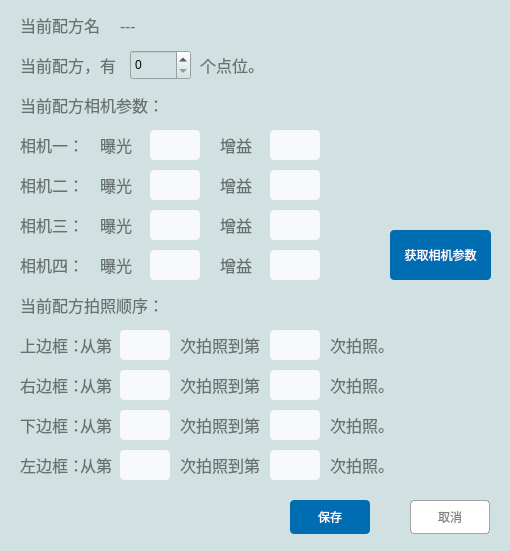
    <widget class="QWidget" name="dataWidget" native="true">
     <property name="geometry">
      <rect>
       <x>910</x>
       <y>90</y>
       <width>510</width>
       <height>551</height>
      </rect>
     </property>
     <property name="styleSheet">
      <string notr="true">background-color: #d1e0e0;</string>
     </property>
     <widget class="QLabel" name="label_81">
      <property name="geometry">
       <rect>
        <x>20</x>
        <y>10</y>
        <width>91</width>
        <height>30</height>
       </rect>
      </property>
      <property name="font">
       <font>
        <family>Microsoft YaHei</family>
        <pointsize>12</pointsize>
       </font>
      </property>
      <property name="styleSheet">
       <string notr="true">color: rgba(0,0,0,0.5);</string>
      </property>
      <property name="text">
       <string>当前配方名</string>
      </property>
     </widget>
     <widget class="QLabel" name="label_96">
      <property name="geometry">
       <rect>
        <x>20</x>
        <y>50</y>
        <width>101</width>
        <height>30</height>
       </rect>
      </property>
      <property name="font">
       <font>
        <family>Microsoft YaHei</family>
        <pointsize>12</pointsize>
       </font>
      </property>
      <property name="styleSheet">
       <string notr="true">color: rgba(0,0,0,0.5);</string>
      </property>
      <property name="text">
       <string>当前配方，有</string>
      </property>
     </widget>
     <widget class="QLabel" name="label_98">
      <property name="geometry">
       <rect>
        <x>200</x>
        <y>50</y>
        <width>91</width>
        <height>30</height>
       </rect>
      </property>
      <property name="font">
       <font>
        <family>Microsoft YaHei</family>
        <pointsize>12</pointsize>
       </font>
      </property>
      <property name="styleSheet">
       <string notr="true">color: rgba(0,0,0,0.5);</string>
      </property>
      <property name="text">
       <string>个点位。</string>
      </property>
     </widget>
     <widget class="QLabel" name="label_name">
      <property name="geometry">
       <rect>
        <x>120</x>
        <y>10</y>
        <width>371</width>
        <height>30</height>
       </rect>
      </property>
      <property name="font">
       <font>
        <family>Microsoft YaHei</family>
        <pointsize>12</pointsize>
       </font>
      </property>
      <property name="styleSheet">
       <string notr="true">color: rgba(0,0,0,0.5);</string>
      </property>
      <property name="text">
       <string>---</string>
      </property>
     </widget>
     <widget class="QPushButton" name="ButtonSave">
      <property name="geometry">
       <rect>
        <x>290</x>
        <y>500</y>
        <width>80</width>
        <height>34</height>
       </rect>
      </property>
      <property name="styleSheet">
       <string notr="true">background: #006db2;
border-radius: 4px;
color: white;</string>
      </property>
      <property name="text">
       <string>保存</string>
      </property>
     </widget>
     <widget class="QPushButton" name="ButtonCancel">
      <property name="geometry">
       <rect>
        <x>410</x>
        <y>500</y>
        <width>80</width>
        <height>34</height>
       </rect>
      </property>
      <property name="styleSheet">
       <string notr="true">background: white;
border: 1px solid rgba(0,0,0,0.3);
border-radius: 4px;
color: rgba(0,0,0,0.5);</string>
      </property>
      <property name="text">
       <string>取消</string>
      </property>
     </widget>
     <widget class="QSpinBox" name="spinBox">
      <property name="geometry">
       <rect>
        <x>130</x>
        <y>50</y>
        <width>61</width>
        <height>30</height>
       </rect>
      </property>
     </widget>
     <widget class="QLineEdit" name="lineEditE4">
      <property name="geometry">
       <rect>
        <x>150</x>
        <y>250</y>
        <width>50</width>
        <height>30</height>
       </rect>
      </property>
      <property name="styleSheet">
       <string notr="true">background: #f7f9fa;
border-radius: 4px;
padding-left: 2px;
font-size: 14px;
color: rgba(0,0,0,0.8);</string>
      </property>
     </widget>
     <widget class="QLabel" name="label_103">
      <property name="geometry">
       <rect>
        <x>220</x>
        <y>210</y>
        <width>40</width>
        <height>30</height>
       </rect>
      </property>
      <property name="font">
       <font>
        <family>Microsoft YaHei</family>
        <pointsize>12</pointsize>
       </font>
      </property>
      <property name="styleSheet">
       <string notr="true">color: rgba(0,0,0,0.5);</string>
      </property>
      <property name="text">
       <string>增益</string>
      </property>
     </widget>
     <widget class="QLabel" name="label_100">
      <property name="geometry">
       <rect>
        <x>220</x>
        <y>170</y>
        <width>40</width>
        <height>30</height>
       </rect>
      </property>
      <property name="font">
       <font>
        <family>Microsoft YaHei</family>
        <pointsize>12</pointsize>
       </font>
      </property>
      <property name="styleSheet">
       <string notr="true">color: rgba(0,0,0,0.5);</string>
      </property>
      <property name="text">
       <string>增益</string>
      </property>
     </widget>
     <widget class="QLabel" name="label_83">
      <property name="geometry">
       <rect>
        <x>20</x>
        <y>130</y>
        <width>60</width>
        <height>30</height>
       </rect>
      </property>
      <property name="font">
       <font>
        <family>Microsoft YaHei</family>
        <pointsize>12</pointsize>
       </font>
      </property>
      <property name="styleSheet">
       <string notr="true">color: rgba(0,0,0,0.5);</string>
      </property>
      <property name="text">
       <string>相机一：</string>
      </property>
     </widget>
     <widget class="QLineEdit" name="lineEditG4">
      <property name="geometry">
       <rect>
        <x>270</x>
        <y>250</y>
        <width>50</width>
        <height>30</height>
       </rect>
      </property>
      <property name="styleSheet">
       <string notr="true">background: #f7f9fa;
border-radius: 4px;
padding-left: 2px;
font-size: 14px;
color: rgba(0,0,0,0.8);</string>
      </property>
     </widget>
     <widget class="QLabel" name="label_106">
      <property name="geometry">
       <rect>
        <x>20</x>
        <y>170</y>
        <width>60</width>
        <height>30</height>
       </rect>
      </property>
      <property name="font">
       <font>
        <family>Microsoft YaHei</family>
        <pointsize>12</pointsize>
       </font>
      </property>
      <property name="styleSheet">
       <string notr="true">color: rgba(0,0,0,0.5);</string>
      </property>
      <property name="text">
       <string>相机二：</string>
      </property>
     </widget>
     <widget class="QLineEdit" name="lineEditG2">
      <property name="geometry">
       <rect>
        <x>270</x>
        <y>170</y>
        <width>50</width>
        <height>30</height>
       </rect>
      </property>
      <property name="styleSheet">
       <string notr="true">background: #f7f9fa;
border-radius: 4px;
padding-left: 2px;
font-size: 14px;
color: rgba(0,0,0,0.8);</string>
      </property>
     </widget>
     <widget class="QLineEdit" name="lineEditE2">
      <property name="geometry">
       <rect>
        <x>150</x>
        <y>170</y>
        <width>50</width>
        <height>30</height>
       </rect>
      </property>
      <property name="styleSheet">
       <string notr="true">background: #f7f9fa;
border-radius: 4px;
padding-left: 2px;
font-size: 14px;
color: rgba(0,0,0,0.8);</string>
      </property>
     </widget>
     <widget class="QLabel" name="label_97">
      <property name="geometry">
       <rect>
        <x>20</x>
        <y>210</y>
        <width>60</width>
        <height>30</height>
       </rect>
      </property>
      <property name="font">
       <font>
        <family>Microsoft YaHei</family>
        <pointsize>12</pointsize>
       </font>
      </property>
      <property name="styleSheet">
       <string notr="true">color: rgba(0,0,0,0.5);</string>
      </property>
      <property name="text">
       <string>相机三：</string>
      </property>
     </widget>
     <widget class="QLabel" name="label_101">
      <property name="geometry">
       <rect>
        <x>100</x>
        <y>210</y>
        <width>40</width>
        <height>30</height>
       </rect>
      </property>
      <property name="font">
       <font>
        <family>Microsoft YaHei</family>
        <pointsize>12</pointsize>
       </font>
      </property>
      <property name="styleSheet">
       <string notr="true">color: rgba(0,0,0,0.5);</string>
      </property>
      <property name="text">
       <string>曝光</string>
      </property>
     </widget>
     <widget class="QLabel" name="label_95">
      <property name="geometry">
       <rect>
        <x>100</x>
        <y>170</y>
        <width>40</width>
        <height>30</height>
       </rect>
      </property>
      <property name="font">
       <font>
        <family>Microsoft YaHei</family>
        <pointsize>12</pointsize>
       </font>
      </property>
      <property name="styleSheet">
       <string notr="true">color: rgba(0,0,0,0.5);</string>
      </property>
      <property name="text">
       <string>曝光</string>
      </property>
     </widget>
     <widget class="QLabel" name="label_104">
      <property name="geometry">
       <rect>
        <x>220</x>
        <y>250</y>
        <width>40</width>
        <height>30</height>
       </rect>
      </property>
      <property name="font">
       <font>
        <family>Microsoft YaHei</family>
        <pointsize>12</pointsize>
       </font>
      </property>
      <property name="styleSheet">
       <string notr="true">color: rgba(0,0,0,0.5);</string>
      </property>
      <property name="text">
       <string>增益</string>
      </property>
     </widget>
     <widget class="QLabel" name="label_86">
      <property name="geometry">
       <rect>
        <x>220</x>
        <y>130</y>
        <width>40</width>
        <height>30</height>
       </rect>
      </property>
      <property name="font">
       <font>
        <family>Microsoft YaHei</family>
        <pointsize>12</pointsize>
       </font>
      </property>
      <property name="styleSheet">
       <string notr="true">color: rgba(0,0,0,0.5);</string>
      </property>
      <property name="text">
       <string>增益</string>
      </property>
     </widget>
     <widget class="QLabel" name="label_102">
      <property name="geometry">
       <rect>
        <x>100</x>
        <y>250</y>
        <width>40</width>
        <height>30</height>
       </rect>
      </property>
      <property name="font">
       <font>
        <family>Microsoft YaHei</family>
        <pointsize>12</pointsize>
       </font>
      </property>
      <property name="styleSheet">
       <string notr="true">color: rgba(0,0,0,0.5);</string>
      </property>
      <property name="text">
       <string>曝光</string>
      </property>
     </widget>
     <widget class="QLabel" name="label_82">
      <property name="geometry">
       <rect>
        <x>100</x>
        <y>130</y>
        <width>40</width>
        <height>30</height>
       </rect>
      </property>
      <property name="font">
       <font>
        <family>Microsoft YaHei</family>
        <pointsize>12</pointsize>
       </font>
      </property>
      <property name="styleSheet">
       <string notr="true">color: rgba(0,0,0,0.5);</string>
      </property>
      <property name="text">
       <string>曝光</string>
      </property>
     </widget>
     <widget class="QLineEdit" name="lineEditG3">
      <property name="geometry">
       <rect>
        <x>270</x>
        <y>210</y>
        <width>50</width>
        <height>30</height>
       </rect>
      </property>
      <property name="styleSheet">
       <string notr="true">background: #f7f9fa;
border-radius: 4px;
padding-left: 2px;
font-size: 14px;
color: rgba(0,0,0,0.8);</string>
      </property>
     </widget>
     <widget class="QLineEdit" name="lineEditG1">
      <property name="geometry">
       <rect>
        <x>270</x>
        <y>130</y>
        <width>50</width>
        <height>30</height>
       </rect>
      </property>
      <property name="styleSheet">
       <string notr="true">background: #f7f9fa;
border-radius: 4px;
padding-left: 2px;
font-size: 14px;
color: rgba(0,0,0,0.8);</string>
      </property>
     </widget>
     <widget class="QLineEdit" name="lineEditE3">
      <property name="geometry">
       <rect>
        <x>150</x>
        <y>210</y>
        <width>50</width>
        <height>30</height>
       </rect>
      </property>
      <property name="styleSheet">
       <string notr="true">background: #f7f9fa;
border-radius: 4px;
padding-left: 2px;
font-size: 14px;
color: rgba(0,0,0,0.8);</string>
      </property>
     </widget>
     <widget class="QLineEdit" name="lineEditE1">
      <property name="geometry">
       <rect>
        <x>150</x>
        <y>130</y>
        <width>50</width>
        <height>30</height>
       </rect>
      </property>
      <property name="styleSheet">
       <string notr="true">background: #f7f9fa;
border-radius: 4px;
padding-left: 2px;
font-size: 14px;
color: rgba(0,0,0,0.8);</string>
      </property>
     </widget>
     <widget class="QLabel" name="label_105">
      <property name="geometry">
       <rect>
        <x>20</x>
        <y>250</y>
        <width>60</width>
        <height>30</height>
       </rect>
      </property>
      <property name="font">
       <font>
        <family>Microsoft YaHei</family>
        <pointsize>12</pointsize>
       </font>
      </property>
      <property name="styleSheet">
       <string notr="true">color: rgba(0,0,0,0.5);</string>
      </property>
      <property name="text">
       <string>相机四：</string>
      </property>
     </widget>
     <widget class="QLabel" name="label_107">
      <property name="geometry">
       <rect>
        <x>20</x>
        <y>90</y>
        <width>151</width>
        <height>30</height>
       </rect>
      </property>
      <property name="font">
       <font>
        <family>Microsoft YaHei</family>
        <pointsize>12</pointsize>
       </font>
      </property>
      <property name="styleSheet">
       <string notr="true">color: rgba(0,0,0,0.5);</string>
      </property>
      <property name="text">
       <string>当前配方相机参数：</string>
      </property>
     </widget>
     <widget class="QLabel" name="label_108">
      <property name="geometry">
       <rect>
        <x>180</x>
        <y>410</y>
        <width>81</width>
        <height>30</height>
       </rect>
      </property>
      <property name="font">
       <font>
        <family>Microsoft YaHei</family>
        <pointsize>12</pointsize>
       </font>
      </property>
      <property name="styleSheet">
       <string notr="true">color: rgba(0,0,0,0.5);</string>
      </property>
      <property name="text">
       <string>次拍照到第</string>
      </property>
     </widget>
     <widget class="QLabel" name="label_109">
      <property name="geometry">
       <rect>
        <x>180</x>
        <y>370</y>
        <width>81</width>
        <height>30</height>
       </rect>
      </property>
      <property name="font">
       <font>
        <family>Microsoft YaHei</family>
        <pointsize>12</pointsize>
       </font>
      </property>
      <property name="styleSheet">
       <string notr="true">color: rgba(0,0,0,0.5);</string>
      </property>
      <property name="text">
       <string>次拍照到第</string>
      </property>
     </widget>
     <widget class="QLabel" name="label_110">
      <property name="geometry">
       <rect>
        <x>20</x>
        <y>330</y>
        <width>61</width>
        <height>30</height>
       </rect>
      </property>
      <property name="font">
       <font>
        <family>Microsoft YaHei</family>
        <pointsize>12</pointsize>
       </font>
      </property>
      <property name="styleSheet">
       <string notr="true">color: rgba(0,0,0,0.5);</string>
      </property>
      <property name="text">
       <string>上边框：</string>
      </property>
     </widget>
     <widget class="QLabel" name="label_111">
      <property name="geometry">
       <rect>
        <x>20</x>
        <y>370</y>
        <width>61</width>
        <height>30</height>
       </rect>
      </property>
      <property name="font">
       <font>
        <family>Microsoft YaHei</family>
        <pointsize>12</pointsize>
       </font>
      </property>
      <property name="styleSheet">
       <string notr="true">color: rgba(0,0,0,0.5);</string>
      </property>
      <property name="text">
       <string>右边框：</string>
      </property>
     </widget>
     <widget class="QLineEdit" name="lineEditL2">
      <property name="geometry">
       <rect>
        <x>270</x>
        <y>450</y>
        <width>50</width>
        <height>30</height>
       </rect>
      </property>
      <property name="styleSheet">
       <string notr="true">background: #f7f9fa;
border-radius: 4px;
padding-left: 2px;
font-size: 14px;
color: rgba(0,0,0,0.8);</string>
      </property>
     </widget>
     <widget class="QLineEdit" name="lineEditR2">
      <property name="geometry">
       <rect>
        <x>270</x>
        <y>370</y>
        <width>50</width>
        <height>30</height>
       </rect>
      </property>
      <property name="styleSheet">
       <string notr="true">background: #f7f9fa;
border-radius: 4px;
padding-left: 2px;
font-size: 14px;
color: rgba(0,0,0,0.8);</string>
      </property>
     </widget>
     <widget class="QLineEdit" name="lineEditR1">
      <property name="geometry">
       <rect>
        <x>120</x>
        <y>370</y>
        <width>50</width>
        <height>30</height>
       </rect>
      </property>
      <property name="styleSheet">
       <string notr="true">background: #f7f9fa;
border-radius: 4px;
padding-left: 2px;
font-size: 14px;
color: rgba(0,0,0,0.8);</string>
      </property>
     </widget>
     <widget class="QLabel" name="label_112">
      <property name="geometry">
       <rect>
        <x>20</x>
        <y>410</y>
        <width>61</width>
        <height>30</height>
       </rect>
      </property>
      <property name="font">
       <font>
        <family>Microsoft YaHei</family>
        <pointsize>12</pointsize>
       </font>
      </property>
      <property name="styleSheet">
       <string notr="true">color: rgba(0,0,0,0.5);</string>
      </property>
      <property name="text">
       <string>下边框：</string>
      </property>
     </widget>
     <widget class="QLabel" name="label_113">
      <property name="geometry">
       <rect>
        <x>80</x>
        <y>410</y>
        <width>40</width>
        <height>30</height>
       </rect>
      </property>
      <property name="font">
       <font>
        <family>Microsoft YaHei</family>
        <pointsize>12</pointsize>
       </font>
      </property>
      <property name="styleSheet">
       <string notr="true">color: rgba(0,0,0,0.5);</string>
      </property>
      <property name="text">
       <string>从第</string>
      </property>
     </widget>
     <widget class="QLabel" name="label_114">
      <property name="geometry">
       <rect>
        <x>80</x>
        <y>370</y>
        <width>40</width>
        <height>30</height>
       </rect>
      </property>
      <property name="font">
       <font>
        <family>Microsoft YaHei</family>
        <pointsize>12</pointsize>
       </font>
      </property>
      <property name="styleSheet">
       <string notr="true">color: rgba(0,0,0,0.5);</string>
      </property>
      <property name="text">
       <string>从第</string>
      </property>
     </widget>
     <widget class="QLabel" name="label_115">
      <property name="geometry">
       <rect>
        <x>180</x>
        <y>450</y>
        <width>81</width>
        <height>30</height>
       </rect>
      </property>
      <property name="font">
       <font>
        <family>Microsoft YaHei</family>
        <pointsize>12</pointsize>
       </font>
      </property>
      <property name="styleSheet">
       <string notr="true">color: rgba(0,0,0,0.5);</string>
      </property>
      <property name="text">
       <string>次拍照到第</string>
      </property>
     </widget>
     <widget class="QLabel" name="label_116">
      <property name="geometry">
       <rect>
        <x>180</x>
        <y>330</y>
        <width>81</width>
        <height>30</height>
       </rect>
      </property>
      <property name="font">
       <font>
        <family>Microsoft YaHei</family>
        <pointsize>12</pointsize>
       </font>
      </property>
      <property name="styleSheet">
       <string notr="true">color: rgba(0,0,0,0.5);</string>
      </property>
      <property name="text">
       <string>次拍照到第</string>
      </property>
     </widget>
     <widget class="QLabel" name="label_117">
      <property name="geometry">
       <rect>
        <x>80</x>
        <y>450</y>
        <width>40</width>
        <height>30</height>
       </rect>
      </property>
      <property name="font">
       <font>
        <family>Microsoft YaHei</family>
        <pointsize>12</pointsize>
       </font>
      </property>
      <property name="styleSheet">
       <string notr="true">color: rgba(0,0,0,0.5);</string>
      </property>
      <property name="text">
       <string>从第</string>
      </property>
     </widget>
     <widget class="QLabel" name="label_118">
      <property name="geometry">
       <rect>
        <x>20</x>
        <y>290</y>
        <width>151</width>
        <height>30</height>
       </rect>
      </property>
      <property name="font">
       <font>
        <family>Microsoft YaHei</family>
        <pointsize>12</pointsize>
       </font>
      </property>
      <property name="styleSheet">
       <string notr="true">color: rgba(0,0,0,0.5);</string>
      </property>
      <property name="text">
       <string>当前配方拍照顺序：</string>
      </property>
     </widget>
     <widget class="QLabel" name="label_119">
      <property name="geometry">
       <rect>
        <x>80</x>
        <y>330</y>
        <width>40</width>
        <height>30</height>
       </rect>
      </property>
      <property name="font">
       <font>
        <family>Microsoft YaHei</family>
        <pointsize>12</pointsize>
       </font>
      </property>
      <property name="styleSheet">
       <string notr="true">color: rgba(0,0,0,0.5);</string>
      </property>
      <property name="text">
       <string>从第</string>
      </property>
     </widget>
     <widget class="QLineEdit" name="lineEditB2">
      <property name="geometry">
       <rect>
        <x>270</x>
        <y>410</y>
        <width>50</width>
        <height>30</height>
       </rect>
      </property>
      <property name="styleSheet">
       <string notr="true">background: #f7f9fa;
border-radius: 4px;
padding-left: 2px;
font-size: 14px;
color: rgba(0,0,0,0.8);</string>
      </property>
     </widget>
     <widget class="QLineEdit" name="lineEditT2">
      <property name="geometry">
       <rect>
        <x>270</x>
        <y>330</y>
        <width>50</width>
        <height>30</height>
       </rect>
      </property>
      <property name="styleSheet">
       <string notr="true">background: #f7f9fa;
border-radius: 4px;
padding-left: 2px;
font-size: 14px;
color: rgba(0,0,0,0.8);</string>
      </property>
     </widget>
     <widget class="QLineEdit" name="lineEditB1">
      <property name="geometry">
       <rect>
        <x>120</x>
        <y>410</y>
        <width>50</width>
        <height>30</height>
       </rect>
      </property>
      <property name="styleSheet">
       <string notr="true">background: #f7f9fa;
border-radius: 4px;
padding-left: 2px;
font-size: 14px;
color: rgba(0,0,0,0.8);</string>
      </property>
     </widget>
     <widget class="QLineEdit" name="lineEditL1">
      <property name="geometry">
       <rect>
        <x>120</x>
        <y>450</y>
        <width>50</width>
        <height>30</height>
       </rect>
      </property>
      <property name="styleSheet">
       <string notr="true">background: #f7f9fa;
border-radius: 4px;
padding-left: 2px;
font-size: 14px;
color: rgba(0,0,0,0.8);</string>
      </property>
     </widget>
     <widget class="QLineEdit" name="lineEditT1">
      <property name="geometry">
       <rect>
        <x>120</x>
        <y>330</y>
        <width>50</width>
        <height>30</height>
       </rect>
      </property>
      <property name="styleSheet">
       <string notr="true">background: #f7f9fa;
border-radius: 4px;
padding-left: 2px;
font-size: 14px;
color: rgba(0,0,0,0.8);</string>
      </property>
     </widget>
     <widget class="QLabel" name="label_120">
      <property name="geometry">
       <rect>
        <x>20</x>
        <y>450</y>
        <width>61</width>
        <height>30</height>
       </rect>
      </property>
      <property name="font">
       <font>
        <family>Microsoft YaHei</family>
        <pointsize>12</pointsize>
       </font>
      </property>
      <property name="styleSheet">
       <string notr="true">color: rgba(0,0,0,0.5);</string>
      </property>
      <property name="text">
       <string>左边框：</string>
      </property>
     </widget>
     <widget class="QLabel" name="label_121">
      <property name="geometry">
       <rect>
        <x>330</x>
        <y>370</y>
        <width>61</width>
        <height>30</height>
       </rect>
      </property>
      <property name="font">
       <font>
        <family>Microsoft YaHei</family>
        <pointsize>12</pointsize>
       </font>
      </property>
      <property name="styleSheet">
       <string notr="true">color: rgba(0,0,0,0.5);</string>
      </property>
      <property name="text">
       <string>次拍照。</string>
      </property>
     </widget>
     <widget class="QLabel" name="label_122">
      <property name="geometry">
       <rect>
        <x>330</x>
        <y>330</y>
        <width>61</width>
        <height>30</height>
       </rect>
      </property>
      <property name="font">
       <font>
        <family>Microsoft YaHei</family>
        <pointsize>12</pointsize>
       </font>
      </property>
      <property name="styleSheet">
       <string notr="true">color: rgba(0,0,0,0.5);</string>
      </property>
      <property name="text">
       <string>次拍照。</string>
      </property>
     </widget>
     <widget class="QLabel" name="label_123">
      <property name="geometry">
       <rect>
        <x>330</x>
        <y>450</y>
        <width>61</width>
        <height>30</height>
       </rect>
      </property>
      <property name="font">
       <font>
        <family>Microsoft YaHei</family>
        <pointsize>12</pointsize>
       </font>
      </property>
      <property name="styleSheet">
       <string notr="true">color: rgba(0,0,0,0.5);</string>
      </property>
      <property name="text">
       <string>次拍照。</string>
      </property>
     </widget>
     <widget class="QLabel" name="label_124">
      <property name="geometry">
       <rect>
        <x>330</x>
        <y>410</y>
        <width>61</width>
        <height>30</height>
       </rect>
      </property>
      <property name="font">
       <font>
        <family>Microsoft YaHei</family>
        <pointsize>12</pointsize>
       </font>
      </property>
      <property name="styleSheet">
       <string notr="true">color: rgba(0,0,0,0.5);</string>
      </property>
      <property name="text">
       <string>次拍照。</string>
      </property>
     </widget>
     <widget class="QPushButton" name="Buttongetcam">
      <property name="geometry">
       <rect>
        <x>390</x>
        <y>230</y>
        <width>101</width>
        <height>50</height>
       </rect>
      </property>
      <property name="styleSheet">
       <string notr="true">background: #006db2;
border-radius: 4px;
color: white;</string>
      </property>
      <property name="text">
       <string>获取相机参数</string>
      </property>
     </widget>
    </widget>
